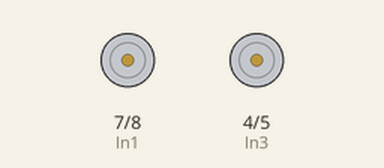
Bench run of a sketch on a simulated Arduino Uno, built with avr-gcc and run on an emulated ATmega328P. On the bench: motor-driver pin pairs drawn as motors (green arrow = first pin HIGH = forward, orange = second pin HIGH = backward, longer = more drive, scaled by the enable pin).

Above: at 0.1 s.
At 2.1 s:
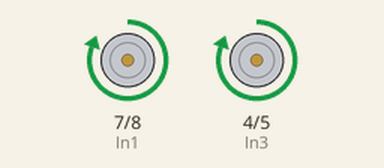
Timing chart, 0 to 3.6 s (numbered marks = the images above):
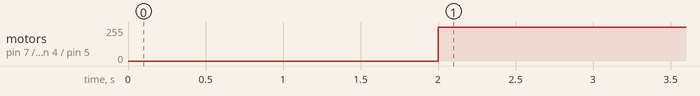

Measured:
- by itself, motor on pin 7 (In1) / pin 8 (In2), motor on pin 4 (In3) / pin 5 (In4): stopped → forward 255/255 at 2.0 s

The sketch:

motor_forward.ino
```cpp
// Initializing the pins
int In1 = 7;
int In2 = 8;
int EnA = 9;
int In3 = 4;
int In4 = 5;
int EnB = 6;


void setup() {
  // initializes serial connection at 9600 bits per second
  Serial.begin(9600);

  // Setting pins to output
  pinMode(In1, OUTPUT);
  pinMode(In2, OUTPUT);
  pinMode(EnA, OUTPUT);
  pinMode(In3, OUTPUT);
  pinMode(In4, OUTPUT);
  pinMode(EnB, OUTPUT);
  delay(2000);  //delaying 2 seconds to give you time to set up the robot


}

void loop() {

    // setting digital state of pins In1 and In3 to HIGH to go forward
    digitalWrite(In1, HIGH);
    digitalWrite(In2, LOW);
    digitalWrite(In3, HIGH);
    digitalWrite(In4, LOW);

    // Determines speed from 0-255
    analogWrite(EnA, 255);
    analogWrite(EnB, 255);
}
```
